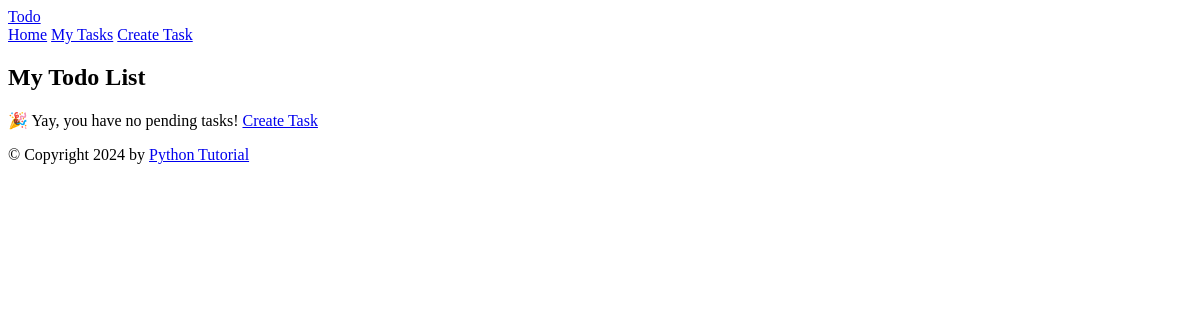
The page /tasks/ on the database as committed earlier.
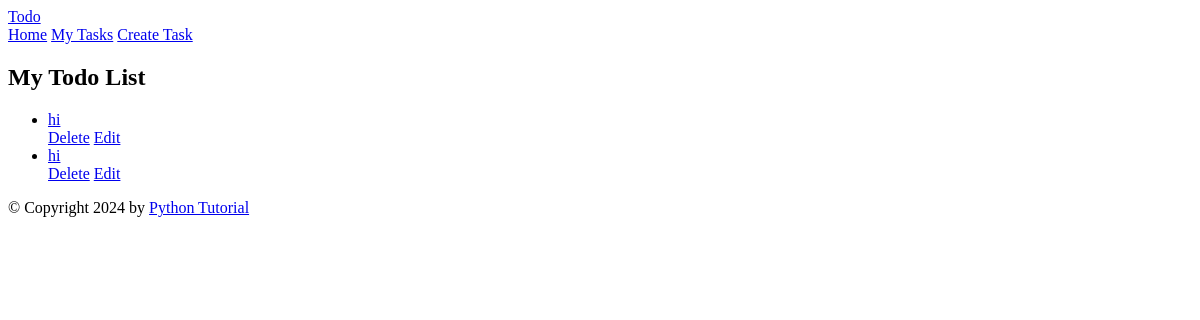
The same page on the database as committed later.
### todo/models.py (models this page shows, shortened)
class Task(models.Model):
    title = models.CharField(max_length=255)
    description = models.TextField(null=True, blank=True)
    completed = models.BooleanField(default=False)
    created_at = models.DateTimeField(auto_now_add=True)
    user = models.ForeignKey(User,on_delete=models.CASCADE, null=True, blank=True)
    class Meta:
        ordering = ['completed']

### todo/views.py (the view)
# urls.py: path('tasks/', TaskList.as_view(), name='tasks'),
class TaskList(ListView):
    model = Task
    context_object_name = 'tasks'  # The context variable for the task list
    template_name = 'todo/task_list.html'  # Template name (optional, defaults to 'todo_list/task_list.html')

### todo/templates/todo/task_list.html (shortened to what this page needs)
{% extends 'base.html' %}
{% block content %}
<div class="center">
    <h2>My Todo List</h2>
    {% if tasks %}
    <ul class="tasks">
        {% for task in tasks %}
        <li>
            <a href="{% url 'task' task.id %}" class="{% if task.completed %}completed{% endif %}">{{ task.title }}</a>
            <div class="task-controls">
                <a href="{% url 'task-delete' task.id %}"> Delete</a>
                <a href="{% url 'task-update' task.id %}"> Edit</a>
            </div>
        </li>
        {% endfor %}
    </ul>
    {% else %}
    <p>🎉 Yay, you have no pending tasks! <a href="{% url 'task-create' %}">Create Task</a></p>
    {% endif %}
</div>
{% endblock content %}

Rows that differ between the two databases and show on the page:
added Task: title "hi"
added Task: title "hi"
Other text that changed with them:
text no longer shown: "🎉 Yay, you have no pending tasks! Create Task"
